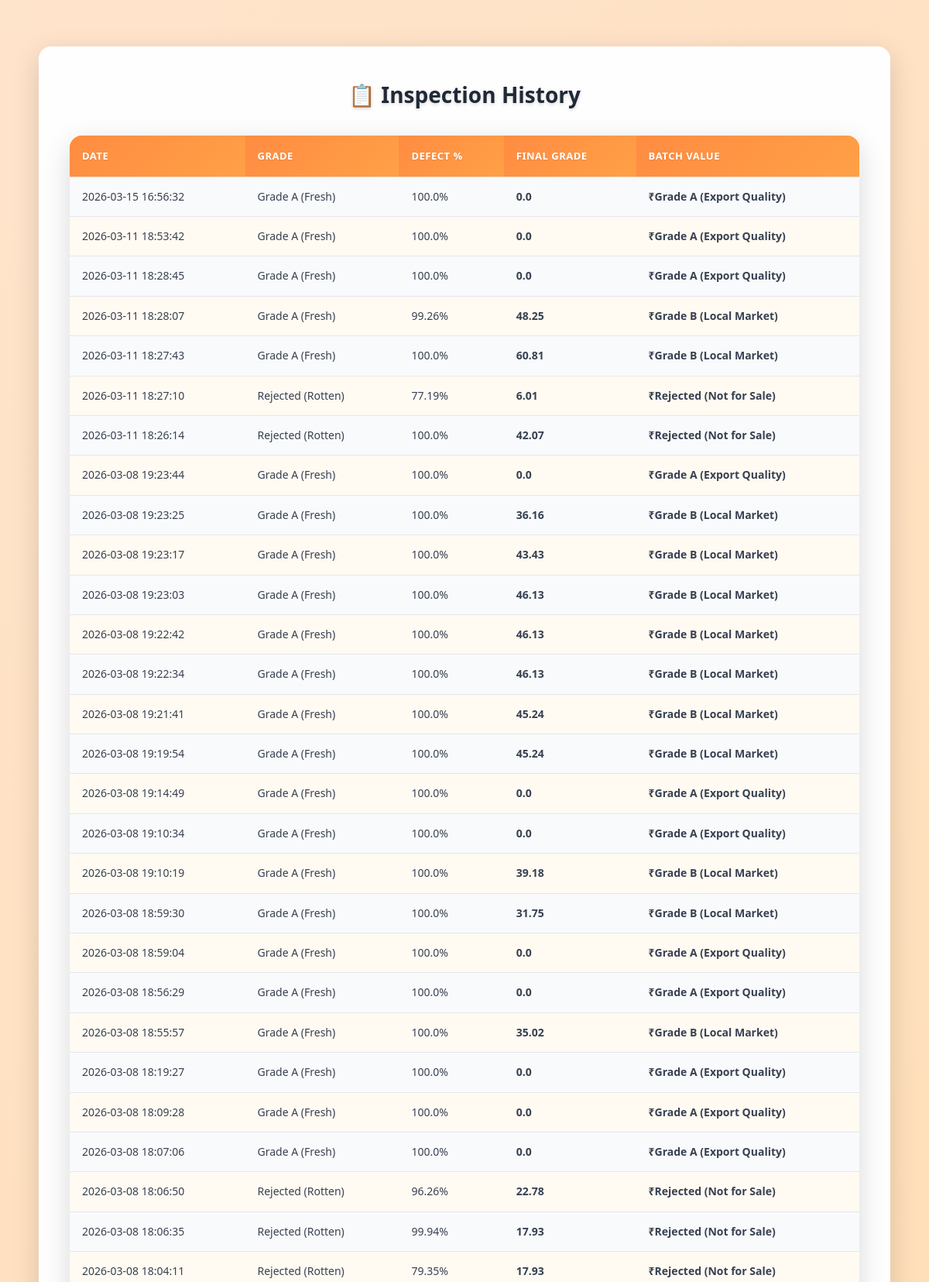
The app's page /history (upper part) with its own data.
### tables this page shows
CREATE TABLE inspections (
            id INTEGER PRIMARY KEY AUTOINCREMENT,
            date TEXT,
            grade TEXT,
            confidence REAL,
            defect REAL,
            final_grade TEXT,
            price_per_kg REAL,
            weight REAL,
            batch_value REAL
        );

### app.py (the view)
@app.route('/history')
def history():
    conn = sqlite3.connect("inspection.db")
    c = conn.cursor()
    c.execute("""
        SELECT date, grade, confidence, defect, final_grade, batch_value
        FROM inspections
        ORDER BY id DESC
    """)
    data = c.fetchall()
    conn.close()
    return render_template("history.html", data=data)

### templates/history.html (shortened to what this page needs)
<!DOCTYPE html>
<html>
<head>
<link rel="stylesheet" href="{{ url_for('static', filename='css/style.css') }}">
</head>
<body>
<div class="history-container">
    <div class="history-card">
        <h2>📋 Inspection History</h2>
        {% if data %}
            <table class="history-table">
                <thead>
                    <tr>
                        <th>Date</th>
                        <th>Grade</th>
                        <th>Defect %</th>
                        <th>Final Grade</th>
                        <th>Batch Value</th>
                    </tr>
                </thead>
                <tbody>
                    {% for row in data %}
                        <tr>
                            <td>{{ row[0] }}</td>
                            <td>{{ row[1] }}</td>
                            <td>{{ row[2] }}%</td>
                            <td><strong>{{ row[3] }}</strong></td>
                            <td class="batch-value">₹{{ row[4] }}</td>
                        </tr>
                    {% endfor %}
                </tbody>
            </table>
        {% else %}
            <p class="no-data">📭 No inspection history available yet. Start by scanning produce to build history.</p>
        {% endif %}
    </div>
</div>
</body>
</html>

### static/css/style.css (style rules this page uses)
body { margin: 0; font-family: 'Segoe UI', sans-serif; transition: background 0.4s ease; line-height: 1.6; background: linear-gradient(135deg, #FFE4CC 0%, #FFD9A3 100%); color: white; animation: fadeInPage 1s ease-in-out; }
.batch-value { font-weight: 800; }
table { margin: 20px auto; border-collapse: collapse; width: 60%; background: rgba(255,255,255,0.98); color: #222; box-shadow: 0 10px 35px rgba(0,0,0,0.15); border-radius: 16px; overflow: hidden; backdrop-filter: blur(10px); animation: fadeInUp 0.8s ease-out 0.4s both; }
th, td { padding: 15px; text-align: left; border-bottom: 1px solid rgba(0,0,0,0.1); }
th { background: linear-gradient(135deg, #ff8c42, #ffa046); color: white; font-weight: 700; font-size: 16px; text-shadow: 0 1px 2px rgba(0,0,0,0.1); }
h2 { text-align: center; margin-top: 20px; color: white; font-weight: 700; font-size: 28px; animation: fadeInUp 0.8s ease-out 0.2s both; text-shadow: 0 2px 4px rgba(0,0,0,0.15); }

### templates/history.html (style rules this page uses)
.history-container { max-width: 1100px; margin: 60px auto; padding: 0 20px; }
.history-card { background: rgba(255,255,255,0.98); border-radius: 16px; padding: 40px; box-shadow: 0 10px 35px rgba(0,0,0,0.15); animation: fadeInUp 0.8s ease-out; }
.history-card h2 { margin-top: 0; color: #1f2937; font-size: 28px; margin-bottom: 30px; text-align: center; font-weight: 700; }
.history-table { width: 100%; border-collapse: collapse; }
.history-table thead { background: linear-gradient(135deg, #FF9800 0%, #FFB74D 100%); color: white; }
.history-table th { padding: 16px; text-align: left; font-weight: 600; font-size: 13px; letter-spacing: 0.5px; text-transform: uppercase; }
.history-table td { padding: 14px 16px; border-bottom: 1px solid #e5e7eb; font-size: 14px; color: #374151; }
.history-table tbody tr:nth-child(odd) { background: #f9fafb; }
.history-table tbody tr:nth-child(even) { background: rgba(255, 152, 0, 0.05); }
.batch-value { color: #059669; font-weight: 600; }

### records on screen
inspections: date "2026-03-15 16:56:32", grade "Grade A (Fresh)", confidence "100.0", defect "0.0", final_grade "Grade A (Export Quality)"
inspections: date "2026-03-11 18:53:42", grade "Grade A (Fresh)", confidence "100.0", defect "0.0", final_grade "Grade A (Export Quality)"
inspections: date "2026-03-11 18:28:45", grade "Grade A (Fresh)", confidence "100.0", defect "0.0", final_grade "Grade A (Export Quality)"
inspections: date "2026-03-11 18:28:07", grade "Grade A (Fresh)", confidence "99.26", defect "48.25", final_grade "Grade B (Local Market)"
inspections: date "2026-03-11 18:27:43", grade "Grade A (Fresh)", confidence "100.0", defect "60.81", final_grade "Grade B (Local Market)"
inspections: date "2026-03-11 18:27:10", grade "Rejected (Rotten)", confidence "77.19", defect "6.01", final_grade "Rejected (Not for Sale)"
inspections: date "2026-03-11 18:26:14", grade "Rejected (Rotten)", confidence "100.0", defect "42.07", final_grade "Rejected (Not for Sale)"
inspections: date "2026-03-08 19:23:44", grade "Grade A (Fresh)", confidence "100.0", defect "0.0", final_grade "Grade A (Export Quality)"
inspections: date "2026-03-08 19:23:25", grade "Grade A (Fresh)", confidence "100.0", defect "36.16", final_grade "Grade B (Local Market)"
inspections: date "2026-03-08 19:23:17", grade "Grade A (Fresh)", confidence "100.0", defect "43.43", final_grade "Grade B (Local Market)"
inspections: date "2026-03-08 19:23:03", grade "Grade A (Fresh)", confidence "100.0", defect "46.13", final_grade "Grade B (Local Market)"
inspections: date "2026-03-08 19:22:42", grade "Grade A (Fresh)", confidence "100.0", defect "46.13", final_grade "Grade B (Local Market)"
inspections: date "2026-03-08 19:22:34", grade "Grade A (Fresh)", confidence "100.0", defect "46.13", final_grade "Grade B (Local Market)"
inspections: date "2026-03-08 19:21:41", grade "Grade A (Fresh)", confidence "100.0", defect "45.24", final_grade "Grade B (Local Market)"
inspections: date "2026-03-08 19:19:54", grade "Grade A (Fresh)", confidence "100.0", defect "45.24", final_grade "Grade B (Local Market)"
inspections: date "2026-03-08 19:14:49", grade "Grade A (Fresh)", confidence "100.0", defect "0.0", final_grade "Grade A (Export Quality)"
inspections: date "2026-03-08 19:10:34", grade "Grade A (Fresh)", confidence "100.0", defect "0.0", final_grade "Grade A (Export Quality)"
inspections: date "2026-03-08 19:10:19", grade "Grade A (Fresh)", confidence "100.0", defect "39.18", final_grade "Grade B (Local Market)"
inspections: date "2026-03-08 18:59:30", grade "Grade A (Fresh)", confidence "100.0", defect "31.75", final_grade "Grade B (Local Market)"
inspections: date "2026-03-08 18:59:04", grade "Grade A (Fresh)", confidence "100.0", defect "0.0", final_grade "Grade A (Export Quality)"
inspections: date "2026-03-08 18:56:29", grade "Grade A (Fresh)", confidence "100.0", defect "0.0", final_grade "Grade A (Export Quality)"
inspections: date "2026-03-08 18:55:57", grade "Grade A (Fresh)", confidence "100.0", defect "35.02", final_grade "Grade B (Local Market)"
inspections: date "2026-03-08 18:19:27", grade "Grade A (Fresh)", confidence "100.0", defect "0.0", final_grade "Grade A (Export Quality)"
inspections: date "2026-03-08 18:09:28", grade "Grade A (Fresh)", confidence "100.0", defect "0.0", final_grade "Grade A (Export Quality)"
inspections: date "2026-03-08 18:07:06", grade "Grade A (Fresh)", confidence "100.0", defect "0.0", final_grade "Grade A (Export Quality)"
inspections: date "2026-03-08 18:06:50", grade "Rejected (Rotten)", confidence "96.26", defect "22.78", final_grade "Rejected (Not for Sale)"
inspections: date "2026-03-08 18:06:35", grade "Rejected (Rotten)", confidence "99.94", defect "17.93", final_grade "Rejected (Not for Sale)"
inspections: date "2026-03-08 18:04:11", grade "Rejected (Rotten)", confidence "79.35", defect "17.93", final_grade "Rejected (Not for Sale)"
